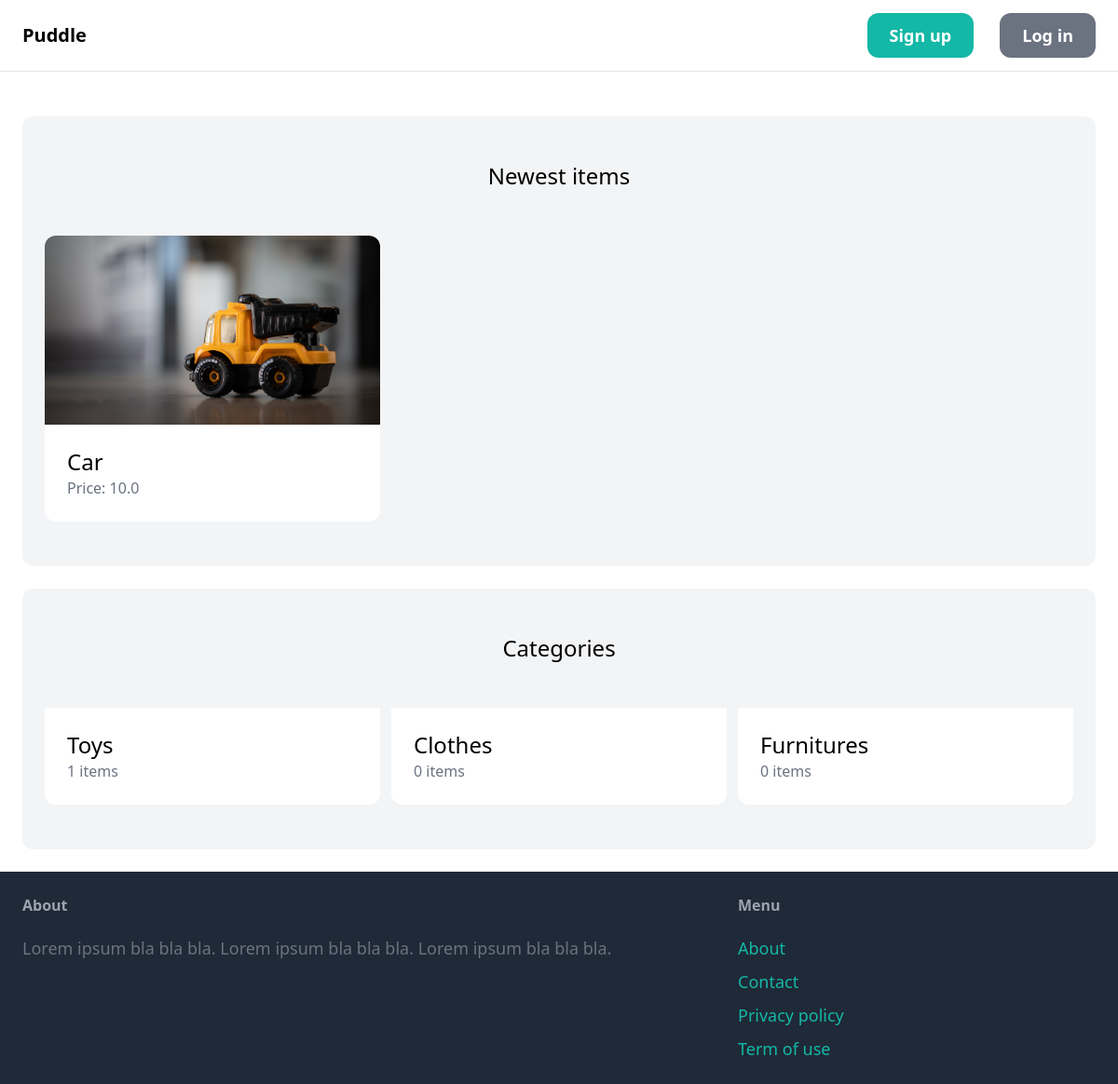
Before: / with the older database file.
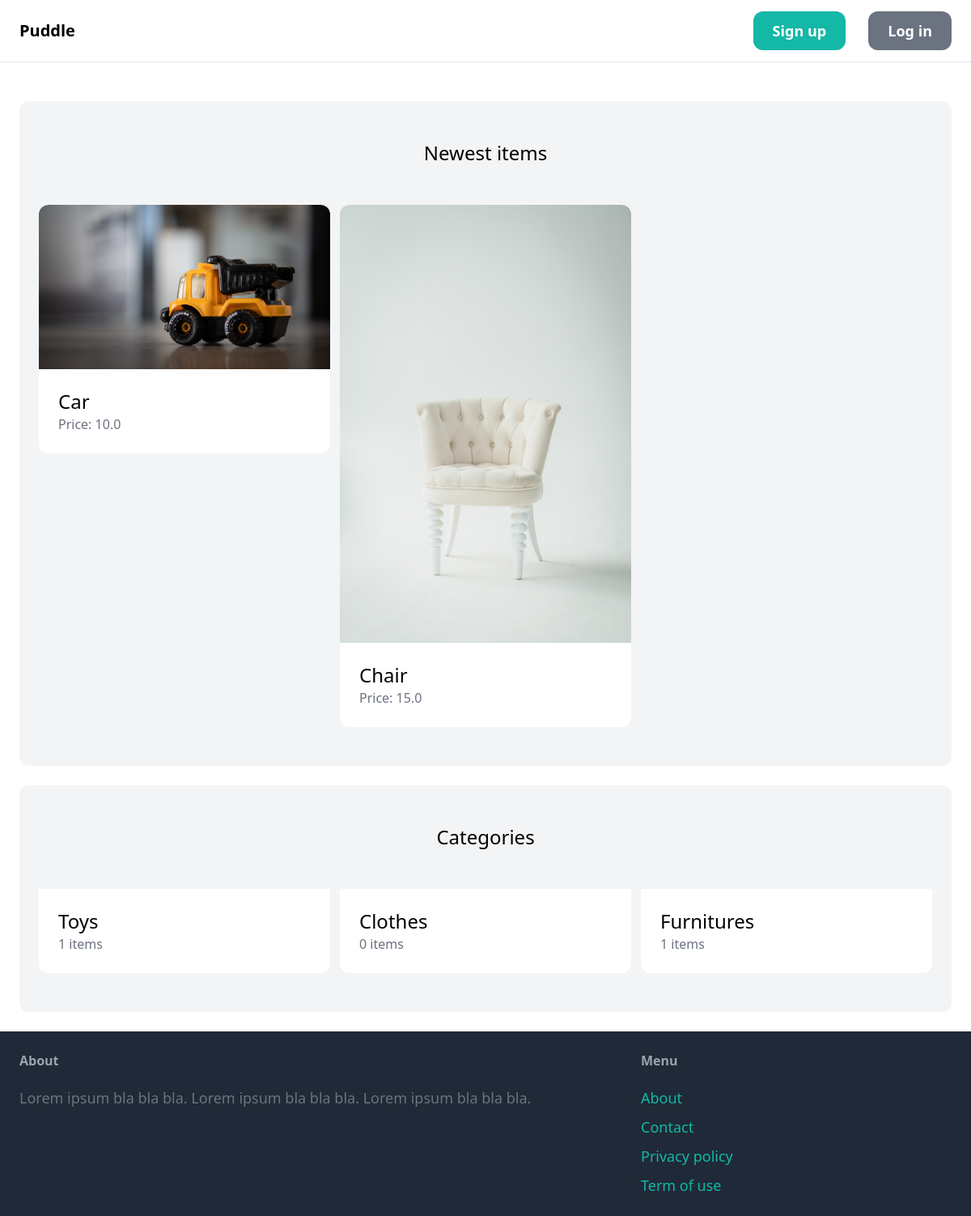
After: the same page with the newer database file.
### item/models.py (models this page shows, shortened)
class Item(models.Model):
    name = models.CharField(max_length=255)
    description = models.TextField(blank=True, null=True)
    price = models.FloatField()
    is_sold = models.BooleanField(default=False)
    created_at = models.DateTimeField(auto_now_add=True)
    created_by = models.ForeignKey(User, related_name="items", on_delete=models.CASCADE)
    category = models.ForeignKey(Category, related_name="items",on_delete=models.CASCADE)
    image = models.ImageField(upload_to="item_images", blank=True, null=True)

class Category(models.Model):
    name = models.CharField(max_length=255)
    class Meta:
        verbose_name_plural = "Categories"

### core/views.py (the view)
# urls.py: path('', views.index, name="index"),
def index(request):
    items = Item.objects.filter(is_sold=False)[0:6]
    categories = Category.objects.all()
    return render(request, 'core/index.html', {
        'categories': categories,
        'items': items,
    })

### core/templates/core/index.html (shortened to what this page needs)
{% extends 'core/base.html' %}
{% block content %}
    <div class="mt-6 px-6 py-12 bg-gray-100 rounded-xl">
        <h2 class="mb-12 text-2xl text-center">Newest items</h2>
        <div class="grid grid-cols-3 gap-3">
            {% for item in items %}
                <div>
                    <a href="{% url 'item:detail' item.id %}">
                        <div>
                            <img src="{{ item.image.url }}" class="rounded-t-xl">
                        </div>
                        <div class="p-6 bg-white rounded-b-xl">
                            <h2 class="text-2xl">{{ item.name }}</h2>
                            <p class="text-gray-500">Price: {{ item.price }}</p>
                        </div>
                    </a>
                </div>
            {% endfor %}
        </div>
    </div>
    <div class="mt-6 px-6 py-12 bg-gray-100 rounded-xl">
        <h2 class="mb-12 text-2xl text-center">Categories</h2>
        <div class="grid grid-cols-3 gap-3">
            {% for category in categories %}
                <div>
                    <a href="#">
                        <div class="p-6 bg-white rounded-b-xl">
                            <h2 class="text-2xl">{{ category.name }}</h2>
                            <p class="text-gray-500">{{ category.items.count }} items</p>
                        </div>
                    </a>
                </div>
            {% endfor %}
        </div>
    </div>
{% endblock %}

### core/templates/core/base.html (shortened to what this page needs)
<!doctype html>
<html>
    <head>
        <script src="https://cdn.tailwindcss.com"></script>
    </head>
    <body>
        <nav class="py-6 px-6 flex justify-between items-center border-b border-gray-200">
            <a href="{% url 'core:index' %}" class="text-xl font-semibold">Puddle</a>
            <div class="space-x-6">
                {% if request.user.is_authenticated %}
                    <a href="{% url 'conversation:inbox' %}" class="px-6 py-3 text-lg font-semibold bg-teal-500 text-white rounded-xl hover:bg-teal-700">Inbox</a>
                    <a href="{% url 'dashboard:index' %}" class="px-6 py-3 text-lg font-semibold bg-gray-500 text-white rounded-xl hover:bg-gray-700">Dashboard</a>
                    <a href="{% url 'core:logout' %}" class="px-3 py-3 text-lg font-semibold bg-red-500 text-white rounded-xl hover:bg-gray-700">logout</a>
                {% else %}
                    <a href="{% url 'core:signup' %}" class="px-6 py-3 text-lg font-semibold bg-teal-500 text-white rounded-xl hover:bg-teal-700">Sign up</a>
                    <a href="{% url 'core:login' %}" class="px-6 py-3 text-lg font-semibold bg-gray-500 text-white rounded-xl hover:bg-gray-700">Log in</a>
                {% endif %}
            </div>
        </nav>
        <div class="px-6 py-6">
            {% block content %}
            {% endblock %}
        </div>
        <footer class="py-6 px-6 flex justify-between bg-gray-800">
            <div class="w-2/3 pr-10">
                <h3 class="mb-5 font-semibold text-gray-400">About</h3>
                <p class="text-lg text-gray-500">Lorem ipsum bla bla bla. Lorem ipsum bla bla bla. Lorem ipsum bla bla bla.</p>
            </div>
            <div class="w-1/3">
                <h3 class="mb-5 font-semibold text-gray-400">Menu</h3>
                <ul class="space-y-2">
                    <li><a href="#" class="text-lg text-teal-500 hover:text-teal-700">About</a></li>
                    <li><a href=" {% url 'core:contact' %}" class="text-lg text-teal-500 hover:text-teal-700">Contact</a></li>
                    <li><a href="#" class="text-lg text-teal-500 hover:text-teal-700">Privacy policy</a></li>
                    <li><a href="#" class="text-lg text-teal-500 hover:text-teal-700">Term of use</a></li>
                </ul>
            </div>
        </footer>
    </body>
</html>

Changed rows visible on the page:
added Item: image (picture), name "Chair", price "15.0"
computed for Category "Furnitures": items.count "0" → "1"
